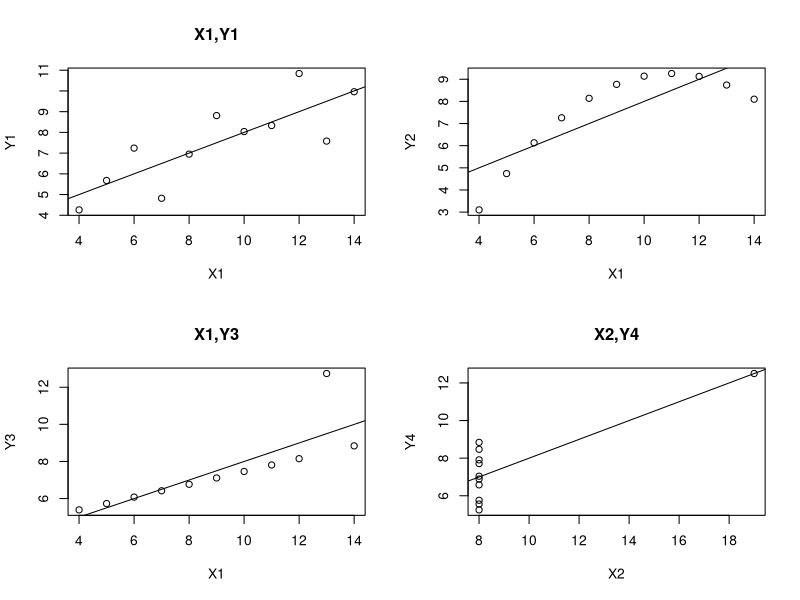
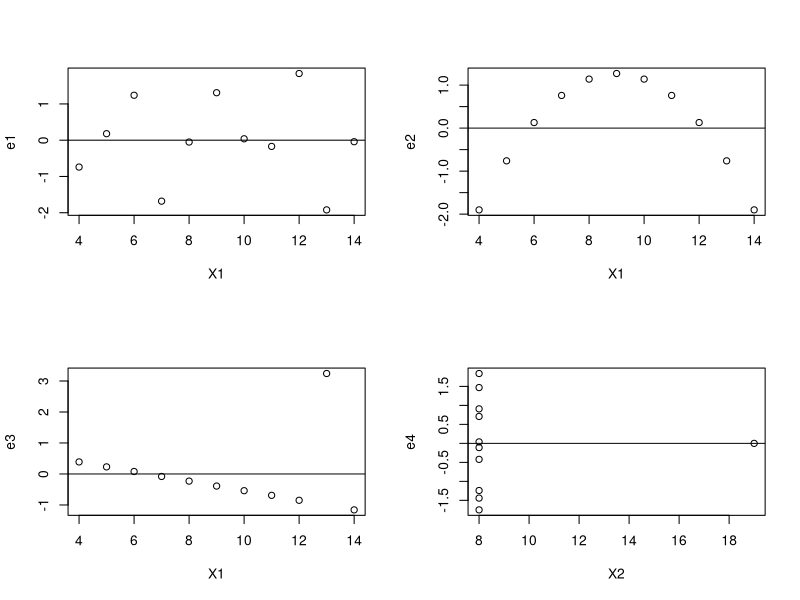

Recreate these plots in R, in order.
## ---- chunk 1
#| echo: true

X1 <- c(10,8,13,9,11,14,6,4,12,7,5)
Y1 <- c(8.04,6.95,7.58,8.81,8.33,9.96,7.24,4.26,10.84,4.82,5.68)
Y2 <- c(9.14,8.14,8.74,8.77,9.26,8.10,6.13,3.10,9.13,7.26,4.74)
Y3 <- c(7.46,6.77,12.74,7.11,7.81,8.84,6.08,5.39,8.15,6.42,5.73)
X2 <- c(8,8,8,8,8,8,8,19,8,8,8)
Y4 <- c(6.58,5.76,7.71,8.84,8.47,7.04,5.25,12.50,5.56,7.91,6.89)

## ---- chunk 2
par(mfrow=c(2,2))



plot(X1,Y1, main = "X1,Y1")

MR1 <- lm(Y1 ~ X1)

abline(MR1)



plot(X1,Y2)

MR2 <- lm(Y2 ~ X1, main = "X1,Y2")

abline(MR2)



plot(X1,Y3, main = "X1,Y3")

MR3 <- lm(Y3 ~ X1)

abline(MR3)



plot(X2,Y4, main = "X2,Y4")

MR4 <- lm(Y4 ~ X2)

abline(MR4)
## ---- chunk 3
# calcolo dei residui per tutti i modelli con la funzione residulas()
e1 = residuals(MR1)
e2 = residuals(MR2)
e3 = residuals(MR3)
e4 = residuals(MR4)

par(mfrow = c(2,2))
plot(X1,e1)
abline(0,0)

plot(X1,e2)
abline(0,0)

plot(X1,e3)
abline(0,0)

plot(X2,e4)
abline(0,0)

## ---- chunk 4
R2MR1 <- 1-(var(e1)/var(Y1))
# R2MR1 <- cor(X1,Y1)^2 # alternativa di calcolo
# R2MR1 <- summary(MR1)$r.squared # alternativa di calcolo
R2MR1

R2MR2 <- 1-(var(e2)/var(Y2))
# R2MR2 <- cor(X1,Y2)^2 # alternativa di calcolo
# R2MR2 <- summary(MR2)$r.squared # alternativa di calcolo
R2MR2

R2MR3 <- 1-(var(e3)/var(Y3))
# R2MR3 <- cor(X1,Y3)^2 # alternativa di calcolo
# R2MR3 <- summary(MR3)$r.squared # alternativa di calcolo
R2MR3

R2MR4 <- 1-(var(e4)/var(Y4))
# R2MR4 <- cor(X2,Y4)^2 # alternativa di calcolo
# R2MR4 <- summary(MR4)$r.squared # alternativa di calcolo
R2MR4
## ---- chunk 5
predict(MR1,data.frame(X1=c(-25,0.25,44.9,100.8)))

# usando l'equazione della retta  
coef(MR1)[1] + coef(MR1)[2]*c(-25,0.25,44.9,100.8)
## ---- chunk 6
A <- factor(c("a1","a2","a2","a1","a3","a3","a3","a1","a2","a1","a2","a1","a3","a2","a2","a1","a3","a2","a1"))
B <- factor(c(rep("b1",9),rep("b2",10)))
f_o <- table(A,B)
f_o


## ---- chunk 7
mA <- margin.table(f_o,1) # marginali di riga
mB <- margin.table(f_o,2) # marginali di colonna
n <- sum(f_o) # totale osservazioni

f_t = matrix(nrow = 3, ncol = 2) # crea una matrice vuota da "riempire" con le frequenze teoriche

f_t[1,1] <- (mA[1]*mB[1])/n

f_t[1,2] <- (mA[1]*mB[2])/n

f_t[2,1] <- (mA[2]*mB[1])/n

f_t[2,2] <- (mA[2]*mB[2])/n

f_t[3,1] <- (mA[3]*mB[1])/n

f_t[3,2] <- (mA[2]*mB[1])/n
f_t

rownames(f_t) <- c("a1","a2","a3")
colnames(f_t) <- c("b1","b2")

# soluzione con ciclo for, solo se avete idea di come funzioni
# for(i in 1:nrow(f_t)) {
#   for (j in 1:ncol(f_o)) {
#     f_t[i, j] = (mA[i]*mB[j])/n
#   }
# }


## ---- chunk 8
chisq.test(f_o)$statistic
## ---- chunk 9
MaxChiQ <- n*min(dim(f_o)[1]-1,dim(f_o)[2]-1)

ChiQOss <- chisq.test(f_o)$statistic

ChiQNorm <- ChiQOss/MaxChiQ

ChiQNorm

## ---- chunk 10
f_o1 <- f_o[c(1,3),]

MaxChiQ2 <- n*min(dim(f_o1)[1]-1,dim(f_o1)[2]-1)



ChiQOss2 <- chisq.test(f_o1)$statistic
ChiQNorm2 <- ChiQOss2/MaxChiQ2

ChiQNorm2


## ---- chunk 11
A2 <- as.character(A)
A2[A2=="a2" | A2=="a3"] <- "a23"

f_o2 <- table(A2,B)

f_o2

mA2 <- margin.table(f_o2,1)
mB <- margin.table(f_o2,2)
n <- sum(f_o2)



f_t2 <- matrix(rep(0,4),2,2)
for(i in 1:nrow(f_t2)) {
  for (j in 1:ncol(f_t2)) {
    f_t2[i, j] = (mA2[i]*mB[j])/n
  }
}

f_t2
MaxChiQ3 <- n*min(dim(f_o2)[1]-1,dim(f_o2)[2]-1)

ChiQOss3 <- chisq.test(f_o2)$statistic
ChiQNorm3 <- ChiQOss3/MaxChiQ3

ChiQNorm3
